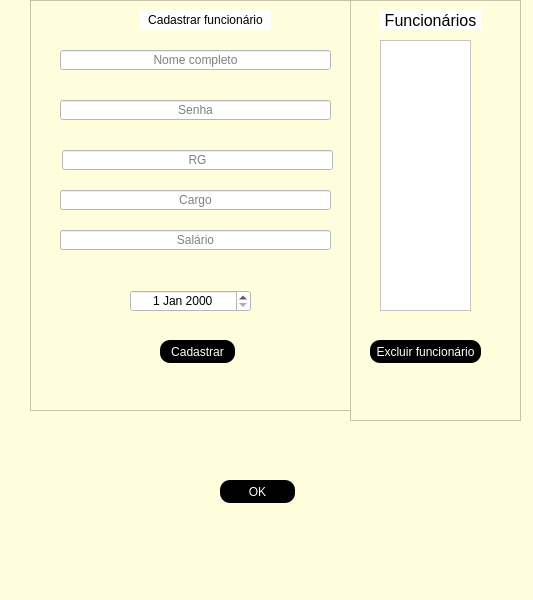
<?xml version="1.0" encoding="UTF-8"?>
<ui version="4.0">
 <class>MainWindow</class>
 <widget class="QMainWindow" name="MainWindow">
  <property name="geometry">
   <rect>
    <x>0</x>
    <y>0</y>
    <width>533</width>
    <height>600</height>
   </rect>
  </property>
  <property name="windowTitle">
   <string>MainWindow</string>
  </property>
  <property name="styleSheet">
   <string notr="true">background-color: rgb(254, 254, 221);</string>
  </property>
  <widget class="QWidget" name="centralwidget">
   <widget class="QFrame" name="frame">
    <property name="geometry">
     <rect>
      <x>350</x>
      <y>0</y>
      <width>171</width>
      <height>421</height>
     </rect>
    </property>
    <property name="frameShape">
     <enum>QFrame::StyledPanel</enum>
    </property>
    <property name="frameShadow">
     <enum>QFrame::Raised</enum>
    </property>
    <widget class="QLabel" name="label">
     <property name="geometry">
      <rect>
       <x>30</x>
       <y>10</y>
       <width>101</width>
       <height>20</height>
      </rect>
     </property>
     <property name="font">
      <font>
       <pointsize>12</pointsize>
      </font>
     </property>
     <property name="styleSheet">
      <string notr="true">background-color: rgb(255, 255, 255);</string>
     </property>
     <property name="text">
      <string>Funcionários</string>
     </property>
     <property name="alignment">
      <set>Qt::AlignCenter</set>
     </property>
    </widget>
    <widget class="QListWidget" name="listWidget">
     <property name="geometry">
      <rect>
       <x>30</x>
       <y>40</y>
       <width>91</width>
       <height>271</height>
      </rect>
     </property>
     <property name="styleSheet">
      <string notr="true">background-color: rgb(255, 255, 255);</string>
     </property>
    </widget>
    <widget class="QPushButton" name="pushButton">
     <property name="geometry">
      <rect>
       <x>20</x>
       <y>340</y>
       <width>111</width>
       <height>23</height>
      </rect>
     </property>
     <property name="cursor">
      <cursorShape>PointingHandCursor</cursorShape>
     </property>
     <property name="styleSheet">
      <string notr="true">QPushButton{

	background-color: rgb(0,0,0);
	color: rgb(255,255,255);
	border-radius: 10px
}

QPushButton:hover{
	background-color: rgb(255,255,255);
	color: rgb(0,0,0)

}
	</string>
     </property>
     <property name="text">
      <string>Excluir funcionário</string>
     </property>
    </widget>
    <widget class="QLabel" name="label_usuario_excluido">
     <property name="geometry">
      <rect>
       <x>16</x>
       <y>380</y>
       <width>151</width>
       <height>20</height>
      </rect>
     </property>
     <property name="font">
      <font>
       <pointsize>12</pointsize>
      </font>
     </property>
     <property name="text">
      <string/>
     </property>
     <property name="alignment">
      <set>Qt::AlignCenter</set>
     </property>
    </widget>
   </widget>
   <widget class="QFrame" name="frame_2">
    <property name="geometry">
     <rect>
      <x>30</x>
      <y>0</y>
      <width>321</width>
      <height>411</height>
     </rect>
    </property>
    <property name="frameShape">
     <enum>QFrame::StyledPanel</enum>
    </property>
    <property name="frameShadow">
     <enum>QFrame::Raised</enum>
    </property>
    <widget class="QLabel" name="label_2">
     <property name="geometry">
      <rect>
       <x>110</x>
       <y>10</y>
       <width>131</width>
       <height>20</height>
      </rect>
     </property>
     <property name="cursor">
      <cursorShape>SplitVCursor</cursorShape>
     </property>
     <property name="styleSheet">
      <string notr="true">background-color: rgb(255, 255, 255);</string>
     </property>
     <property name="text">
      <string>Cadastrar funcionário</string>
     </property>
     <property name="alignment">
      <set>Qt::AlignCenter</set>
     </property>
    </widget>
    <widget class="QLineEdit" name="lineEdit">
     <property name="geometry">
      <rect>
       <x>30</x>
       <y>50</y>
       <width>271</width>
       <height>20</height>
      </rect>
     </property>
     <property name="styleSheet">
      <string notr="true">background-color: rgb(255, 255, 255);</string>
     </property>
     <property name="alignment">
      <set>Qt::AlignCenter</set>
     </property>
     <property name="placeholderText">
      <string>Nome completo</string>
     </property>
    </widget>
    <widget class="QLineEdit" name="lineEdit_2">
     <property name="geometry">
      <rect>
       <x>30</x>
       <y>100</y>
       <width>271</width>
       <height>20</height>
      </rect>
     </property>
     <property name="styleSheet">
      <string notr="true">background-color: rgb(255, 255, 255);</string>
     </property>
     <property name="text">
      <string/>
     </property>
     <property name="alignment">
      <set>Qt::AlignCenter</set>
     </property>
     <property name="placeholderText">
      <string>Senha</string>
     </property>
    </widget>
    <widget class="QLineEdit" name="lineEdit_3">
     <property name="geometry">
      <rect>
       <x>32</x>
       <y>150</y>
       <width>271</width>
       <height>20</height>
      </rect>
     </property>
     <property name="styleSheet">
      <string notr="true">background-color: rgb(255, 255, 255);</string>
     </property>
     <property name="text">
      <string/>
     </property>
     <property name="alignment">
      <set>Qt::AlignCenter</set>
     </property>
     <property name="placeholderText">
      <string>RG</string>
     </property>
    </widget>
    <widget class="QLineEdit" name="lineEdit_4">
     <property name="geometry">
      <rect>
       <x>30</x>
       <y>230</y>
       <width>271</width>
       <height>20</height>
      </rect>
     </property>
     <property name="styleSheet">
      <string notr="true">background-color: rgb(255, 255, 255);</string>
     </property>
     <property name="text">
      <string/>
     </property>
     <property name="echoMode">
      <enum>QLineEdit::Normal</enum>
     </property>
     <property name="alignment">
      <set>Qt::AlignCenter</set>
     </property>
     <property name="placeholderText">
      <string>Salário</string>
     </property>
    </widget>
    <widget class="QDateEdit" name="dateEdit">
     <property name="geometry">
      <rect>
       <x>100</x>
       <y>290</y>
       <width>121</width>
       <height>22</height>
      </rect>
     </property>
     <property name="styleSheet">
      <string notr="true">background-color: rgb(255, 255, 255);</string>
     </property>
     <property name="alignment">
      <set>Qt::AlignCenter</set>
     </property>
    </widget>
    <widget class="QPushButton" name="pushButton_2">
     <property name="geometry">
      <rect>
       <x>130</x>
       <y>340</y>
       <width>75</width>
       <height>23</height>
      </rect>
     </property>
     <property name="cursor">
      <cursorShape>PointingHandCursor</cursorShape>
     </property>
     <property name="styleSheet">
      <string notr="true">QPushButton{

	background-color: rgb(0,0,0);
	color: rgb(255,255,255);
	border-radius: 10px
}

QPushButton:hover{
	background-color: rgb(255,255,255);
	color: rgb(0,0,0)

}
	</string>
     </property>
     <property name="text">
      <string>Cadastrar</string>
     </property>
    </widget>
    <widget class="QLineEdit" name="lineEdit_5">
     <property name="geometry">
      <rect>
       <x>30</x>
       <y>190</y>
       <width>271</width>
       <height>20</height>
      </rect>
     </property>
     <property name="styleSheet">
      <string notr="true">background-color: rgb(255, 255, 255);</string>
     </property>
     <property name="alignment">
      <set>Qt::AlignCenter</set>
     </property>
     <property name="placeholderText">
      <string>Cargo</string>
     </property>
    </widget>
    <widget class="QLabel" name="label_usuario_cadastrado">
     <property name="geometry">
      <rect>
       <x>56</x>
       <y>380</y>
       <width>201</width>
       <height>20</height>
      </rect>
     </property>
     <property name="font">
      <font>
       <pointsize>12</pointsize>
      </font>
     </property>
     <property name="text">
      <string/>
     </property>
     <property name="alignment">
      <set>Qt::AlignCenter</set>
     </property>
    </widget>
   </widget>
   <widget class="QPushButton" name="pushButton_3">
    <property name="geometry">
     <rect>
      <x>220</x>
      <y>480</y>
      <width>75</width>
      <height>23</height>
     </rect>
    </property>
    <property name="cursor">
     <cursorShape>PointingHandCursor</cursorShape>
    </property>
    <property name="styleSheet">
     <string notr="true">QPushButton{

	background-color: rgb(0,0,0);
	color: rgb(255,255,255);
	border-radius: 10px
}

QPushButton:hover{
	background-color: rgb(255,255,255);
	color: rgb(0,0,0)

}
	</string>
    </property>
    <property name="text">
     <string>OK</string>
    </property>
   </widget>
  </widget>
  <widget class="QMenuBar" name="menubar">
   <property name="geometry">
    <rect>
     <x>0</x>
     <y>0</y>
     <width>533</width>
     <height>21</height>
    </rect>
   </property>
  </widget>
  <widget class="QStatusBar" name="statusbar"/>
 </widget>
 <resources/>
 <connections/>
</ui>
